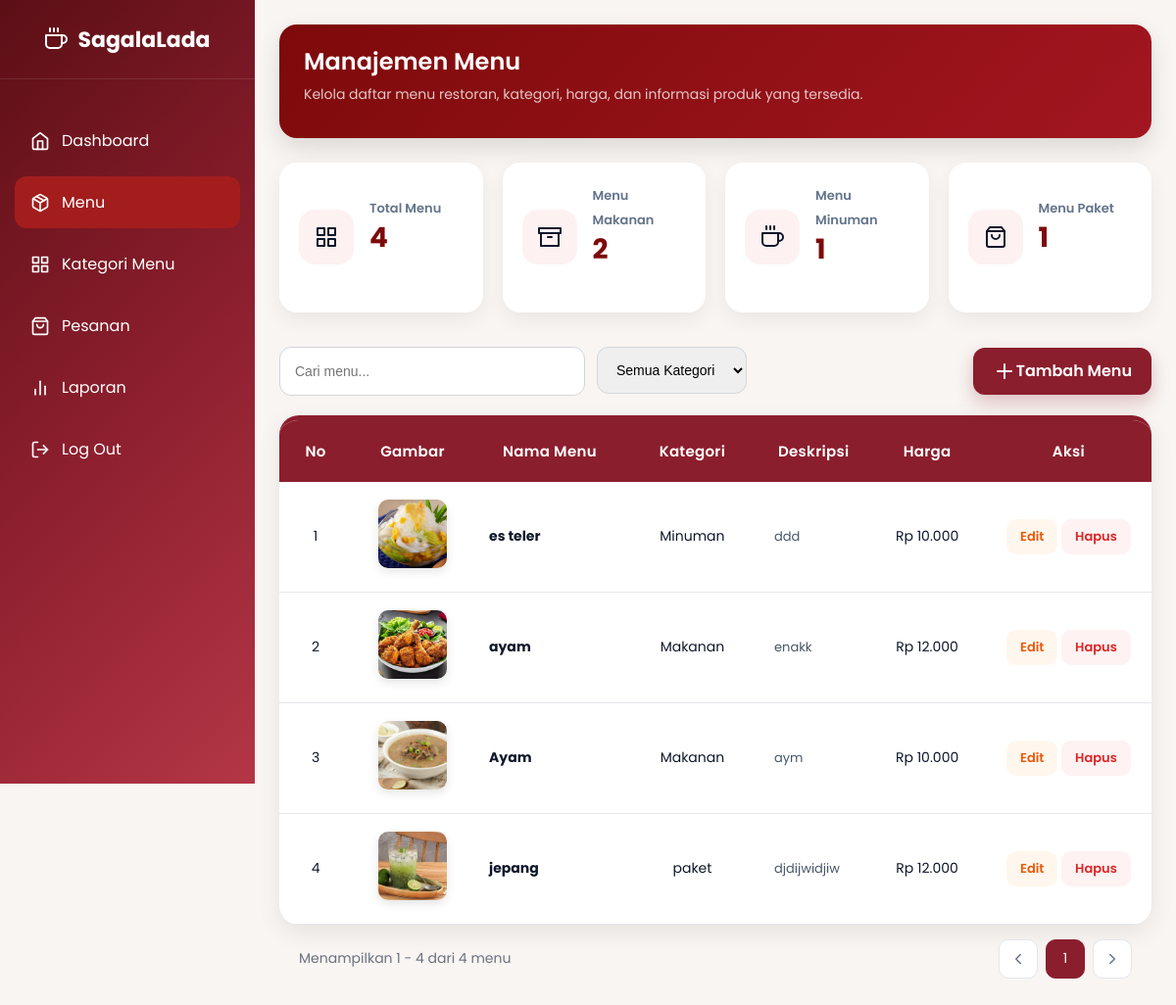
/admind/crud/menu/index_admin.php, run on the app's committed database.
### tables this page shows
CREATE TABLE `menu` (
  `id_menu` int(11) NOT NULL,
  `nama_menu` varchar(100) DEFAULT NULL,
  `harga` int(11) DEFAULT NULL,
  `stok` int(11) DEFAULT NULL,
  `gambar` varchar(255) DEFAULT NULL,
  `id_kategori_menu` int(11) DEFAULT NULL,
  `id_admin` int(11) DEFAULT NULL,
  `deskripsi_menu` text NOT NULL,
  `status` enum('tersedia','habis') DEFAULT 'tersedia'
);

CREATE TABLE `kategori_menu` (
  `id_kategori_menu` int(11) NOT NULL,
  `nama_kategori_menu` varchar(100) DEFAULT NULL
);

### admind/crud/menu/index_admin.php (the view, shortened to what this page needs)
<?php
global $conn;
?>
<!DOCTYPE html>
<html lang="id">
<head>
    <link rel="stylesheet" href="../../asset/style_sidebar.css">
</head>
<body>
<?php include "../../components/sidebar.php"; ?>
<div class="main-content">
    <div class="page-header">
        <h1>Manajemen Menu</h1>
        <p>Kelola daftar menu restoran, kategori, harga, dan informasi produk yang tersedia.</p>
    </div>
    <?php
        function hitungKategori($conn, $nama_kategori) {
            $query = "SELECT COUNT(*) as total
                    FROM menu
                    JOIN kategori_menu ON menu.id_kategori_menu = kategori_menu.id_kategori_menu
                    WHERE kategori_menu.nama_kategori_menu = '$nama_kategori'";
            $hasil = mysqli_query($conn, $query);
            $data = mysqli_fetch_assoc($hasil);
            return $data['total'];
        }
        $totalMenu = mysqli_num_rows(mysqli_query($conn, "SELECT * FROM menu"));
        $totalMakanan = hitungKategori($conn, 'Makanan');
        $totalMinuman = hitungKategori($conn, 'Minuman');
        $totalPaket   = hitungKategori($conn, 'Paket');
    ?>
    <div class="summary-grid">
        <div class="summary-card">
            <div class="summary-icon">
                <i data-feather="grid"></i>
            </div>
            <div>
                <span>Total Menu</span>
                <h3><?= $totalMenu ?></h3>
            </div>
        </div>
        <div class="summary-card">
            <div class="summary-icon">
                <i data-feather="archive"></i>
            </div>
            <div>
                <span>Menu Makanan</span>
                <h3><?= $totalMakanan ?></h3>
            </div>
        </div>
        <div class="summary-card">
            <div class="summary-icon">
                <i data-feather="coffee"></i>
            </div>
            <div>
                <span>Menu Minuman</span>
                <h3><?= $totalMinuman ?></h3>
            </div>
        </div>
        <div class="summary-card">
            <div class="summary-icon">
                <i data-feather="shopping-bag"></i>
            </div>
            <div>
                <span>Menu Paket</span>
                <h3><?= $totalPaket ?></h3>
            </div>
        </div>
    </div>
   <div class="toolbar">
    <div class="toolbar-body">
        <div class="toolbar-left">
            <input
                type="text"
                id="searchInput"
                placeholder="Cari menu...">
            <select id="kategoriSelect" name="kategori">
                <option value="">Semua Kategori</option>
            </select>
        </div>
        <div class="toolbar-right">
            <a href="tambah.php" class="btn-tambah">
                <i data-feather="plus"></i>
                Tambah Menu
            </a>
        </div>
    </div>
</div>
    <div class="table-wrapper">
        <table>
            <thead>
                <tr>
                    <th class="col-no">No</th>
                    <th class="col-gambar">Gambar</th>
                    <th class="col-menu">Nama Menu</th>
                    <th class="col-kategori">Kategori</th>
                    <th>Deskripsi</th>
                    <th class="col-harga">Harga</th>
                    <th class="col-aksi">Aksi</th>
                </tr>
            </thead>
            <tbody>
            <?php
            $query = "SELECT menu.*, kategori_menu.nama_kategori_menu
                    FROM menu
                    LEFT JOIN kategori_menu ON menu.id_kategori_menu = kategori_menu.id_kategori_menu";
            $result = mysqli_query($conn, $query);
            $no = 1;
            while($row = mysqli_fetch_assoc($result)) {
            ?>
                <tr>
                    <td><?= $no++; ?></td>
                    <td>
                        <?php if (!empty($row['gambar'])) { ?>
                            <img src="upload/<?= $row['gambar']; ?>" class="menu-img">
                        <?php } else { ?>
                            <span>-</span>
                        <?php } ?>
                    </td>
                    <td><b><?= htmlspecialchars($row['nama_menu']); ?></b></td>
                    <td><?= htmlspecialchars($row['nama_kategori_menu'] ?? 'Tanpa Kategori'); ?></td>
                    <td>
                        <div class="deskripsi-col">
                            <?= nl2br(htmlspecialchars($row['deskripsi_menu'] ?? '-')); ?>
                        </div>
                    </td>
                    <td>Rp <?= number_format($row['harga'], 0, ',', '.'); ?></td>
                    <td class="aksi">
                        <a href="edit.php?id=<?= $row['id_menu']; ?>" class="btn btn-edit">Edit</a>
                        <a href="hapus.php?id=<?= $row['id_menu']; ?>" class="btn btn-hapus" onclick="return confirm('Yakin ingin menghapus?')">Hapus</a>
                    </td>
                </tr>
            <?php } ?>
    </tbody>
        </table>
    </div>
    <div class="table-footer">
        <div>
            Menampilkan 1 - 4 dari 4 menu
        </div>
        <div class="pagination">
            <a href="#" class="page-btn">
                <i data-feather="chevron-left"></i>
            </a>
            <a href="#" class="page-number active">1</a>
            <a href="#" class="page-btn">
                <i data-feather="chevron-right"></i>
            </a>
        </div>
    </div>
</div>
</body>
</html>

### admind/crud/menu/index_admin.php (style rules this page uses)
:root { --primary: #1e293b; --accent: #f97316; --success: #22c55e; --danger: #ef4444; --bg: #f1f5f9; --text: #0f172a; }
body { font-family: "Poppins", sans-serif; background: #f8f5f2; margin: 0; color: var(--text); }
.main-content { margin-left: 260px; padding: 25px; }
.page-header { background:linear-gradient(135deg,#7d0a0a,#a31621); padding:20px 25px; border-radius:18px; margin-bottom:25px; color:white; box-shadow:0 10px 25px rgba(0,0,0,.12); }
.page-header h1 { margin:0; font-size:24px; font-weight:600; }
.page-header p { margin-top:6px; opacity:.9; font-size: 14px; color:rgba(255,255,255,.85); }
.summary-grid { display:grid; grid-template-columns:repeat(4,1fr); gap:20px; margin-bottom:25px; }
.summary-card { min-height: 110px; padding:20px; display:flex; align-items:center; gap:16px; background:#fff; border-radius:18px; box-shadow:0 8px 20px rgba(0,0,0,.06); }
.summary-icon { width:56px; height:56px; border-radius:16px; display:flex; align-items:center; justify-content:center; flex-shrink:0; background:#fdf1f1; }
.summary-icon svg { width:24px; height:24px; }
.summary-card span { font-size:13px; font-weight:600; color:#64748b; }
.summary-card h3 { margin-top:4px; font-size:28px; line-height:1.1; font-weight:700; color:#7d0a0a; }
.toolbar { padding:10px 0; margin-bottom: 10px; }
.toolbar-body { display:flex; justify-content:space-between; align-items:center; gap:20px; }
.toolbar-left { display:flex; gap:12px; flex-wrap:wrap; }
.toolbar-right { display:flex; }
.toolbar input, .toolbar select { height:48px; padding:0 15px; border:1px solid #d1d5db; border-radius:12px; font-size:14px; }
.toolbar input { width:280px; }
.btn-tambah { height:48px; padding:0 20px; display:flex; align-items:center; text-decoration:none; background:#8b1e2d; color:white; border-radius:12px; font-weight:600; transition:.25s; box-shadow:0 8px 18px rgba(139,30,45,.25); }
.table-wrapper { background:white; border-radius:20px; overflow:hidden; box-shadow:0 8px 25px rgba(0,0,0,.08); border-top:5px solid #8b1e2d; margin-bottom: 0; }
.col-no { width:60px; }
.col-gambar { width:120px; }
.col-menu { width:250px; }
.col-kategori { width:150px; }
.col-harga { width:140px; }
.col-aksi { width:150px; }
.btn { padding: 8px 14px; border-radius: 8px; text-decoration: none; font-weight: 600; font-size: 13px; transition: 0.2s; display: inline-block; }
.btn-edit { background:#fff7ed; color:#ea580c; border:none; padding:8px 14px; border-radius:10px; }
.btn-hapus { background:#fef2f2; color:#dc2626; border:none; padding:8px 14px; border-radius:10px; }
table { width: 100%; border-collapse: collapse; }
tbody tr { transition:.2s; }
th { text-align:center; font-size:15px; letter-spacing:.3px; background:#8b1e2d; color:white; padding:20px; font-weight:600; }
td { padding: 18px 16px; font-size: 14px; border-bottom: 1px solid #e5e7eb; vertical-align: middle; }
td:nth-child(1), td:nth-child(2), td:nth-child(4), td:nth-child(6), td:nth-child(7) { text-align:center; vertical-align:middle; }
.deskripsi-col { max-width: 300px; color: #475569; font-size: 13px; line-height: 1.5; }
.menu-img { width: 70px; height: 70px; object-fit: cover; border-radius: 10px; box-shadow: 0 4px 10px rgba(0,0,0,0.1); }
.aksi { white-space: nowrap; }
.table-footer { display:flex; justify-content:space-between; align-items:center; padding:15px 20px; font-size:14px; color:#6b7280; }
.pagination { display:flex; align-items:center; gap:8px; }
.page-btn, .page-number { width:38px; height:38px; display:flex; align-items:center; justify-content:center; border-radius:10px; text-decoration:none; border:1px solid #e5e7eb; background:white; color:#64748b; transition:.2s; }
.page-number.active { background:#8b1e2d; color:white; border-color:#8b1e2d; }
.page-btn svg { width:18px; height:18px; }

### data on the page
menu: gambar (picture), nama_menu "es teler", id_kategori_menu.nama_kategori_menu "Minuman", deskripsi_menu "ddd", harga "10.000"
menu: gambar (picture), nama_menu "ayam", id_kategori_menu.nama_kategori_menu "Makanan", deskripsi_menu "enakk", harga "12.000"
menu: gambar (picture), nama_menu "Ayam", id_kategori_menu.nama_kategori_menu "Makanan", deskripsi_menu "aym", harga "10.000"
menu: gambar (picture), nama_menu "jepang", id_kategori_menu.nama_kategori_menu "paket", deskripsi_menu "djdijwidjiw", harga "12.000"

### other printed values
$totalMenu "4"
$totalMakanan "2"
$totalMinuman "1"
$totalPaket "1"
